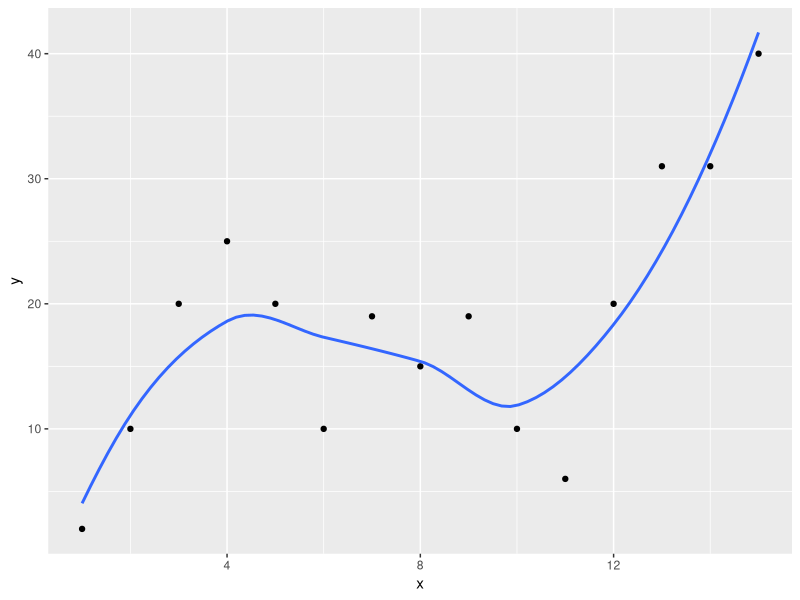
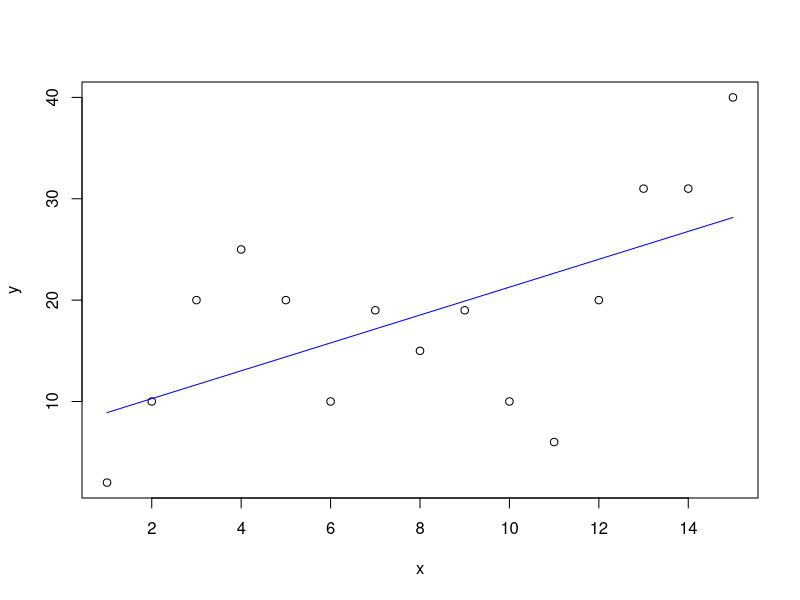
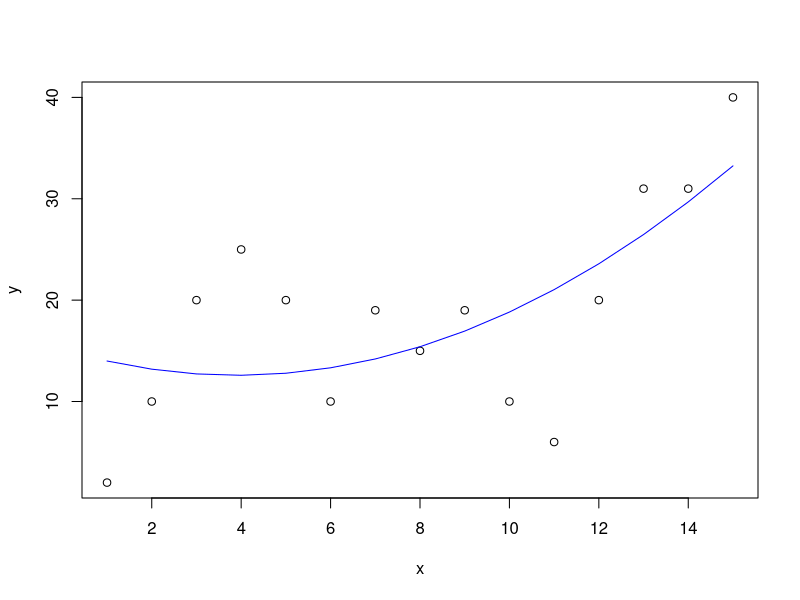
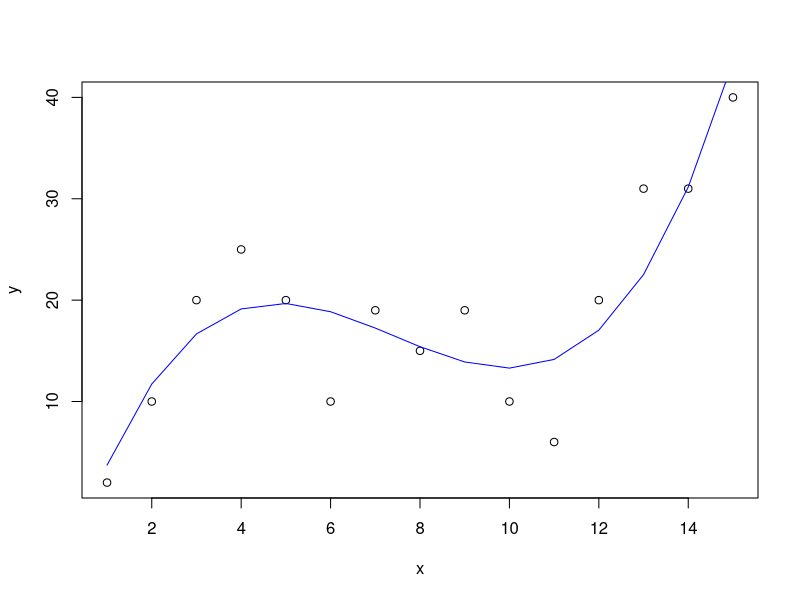
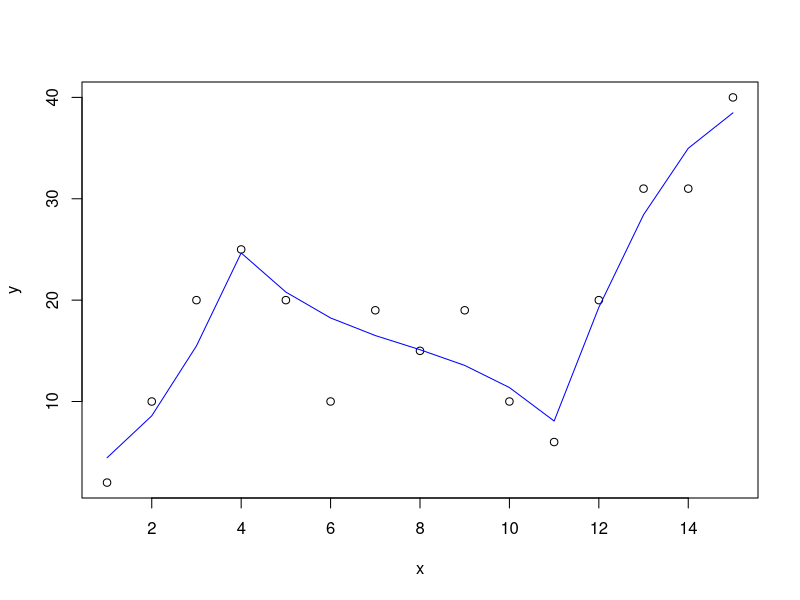
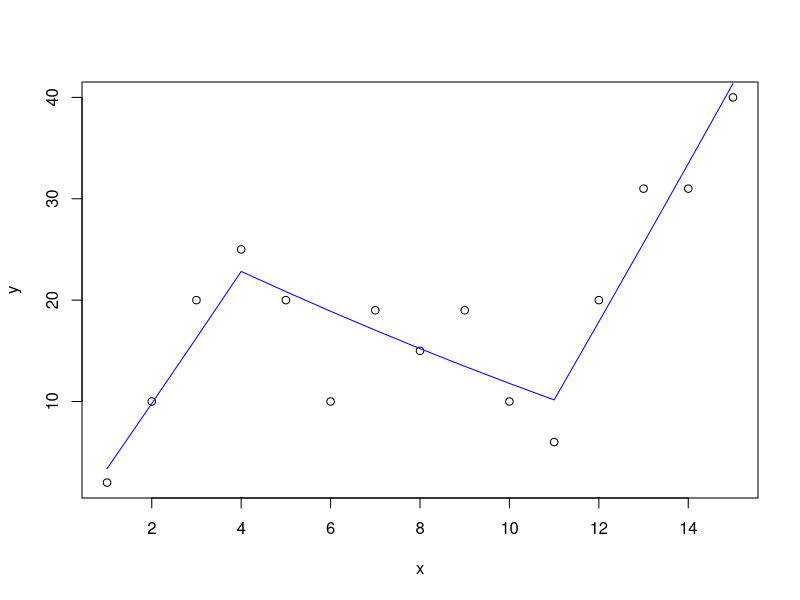
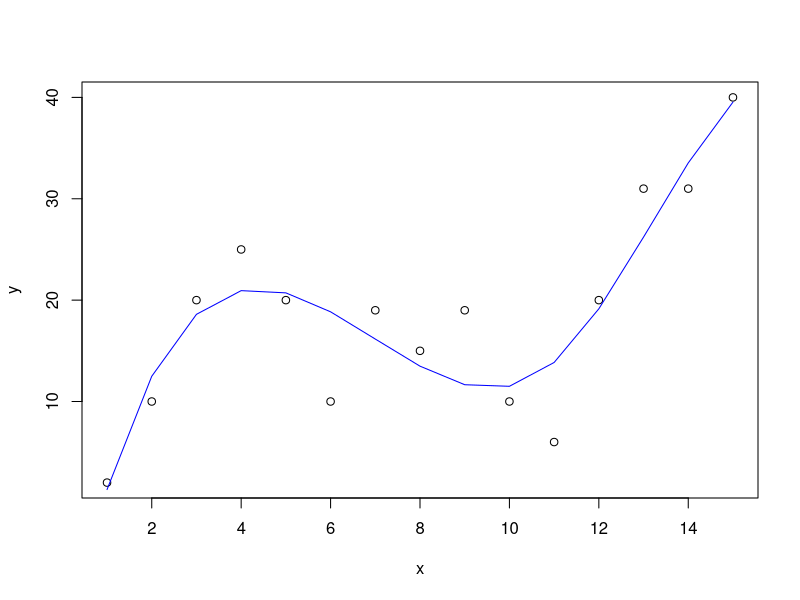
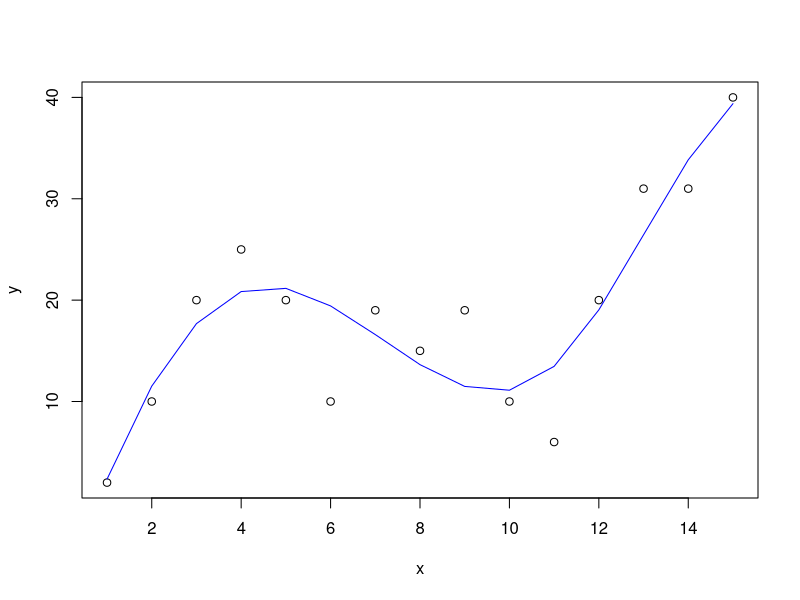

Here is the R script that generated these plots, in order:
## ---- chunk 1
knitr::opts_chunk$set(echo = TRUE)
## ---- chunk 2
library(splines) 
library(ggplot2)

df <- data.frame(x=1:15,
                 y=c(2, 10, 20, 25, 20, 10, 19, 15, 19, 10, 6, 20, 31, 31, 40))

#create scatter plot with line of best fit
ggplot(df, aes(x=x, y=y)) +
  geom_point() +
  geom_smooth(method=loess, se=FALSE)
## ---- chunk 3
# plot a line
m1 <- lm(y~x,data=df)
plot(y~x,df)
lines(df$x,predict(m1),col="blue")

# # square
m2_1 <- lm(y~  I(x**2)+x,data=df)
plot(y~x,df)
lines(df$x,predict(m2_1),col="blue")

# a cube curve 
m2 <- lm(y~ I(x**3)+I(x**2)+x,data=df)
plot(y~x,df)
lines(df$x,predict(m2),col="blue")
## ---- chunk 4
# divide datasets into bins, cut off 4 and 11
newdf = data.frame(x = df$x, 
                   y = df$y, 
                   tt1 = (df$x - 4)  * (df$x > 4),
                   tt2 = (df$x - 11)  * (df$x > 11))

# spline curve with line sharp join connection , if tt1 is one power of x. tt1 has a big influence to the original cube curve. 
# cubic
m3 <- lm(y~ I(x**3)+I(x**2)+x+tt1+tt2,data=newdf)
plot(y~x,newdf)
lines(newdf$x,predict(m3),col="blue")

# square
m3_2 <- lm(y~  I(x**2)+x+tt1+tt2,data=newdf)
plot(y~x,newdf)
lines(newdf$x,predict(m3_2),col="blue")
## ---- chunk 5
# divide datasets into bins, 4, 11
newdf = data.frame(x = df$x, 
                   y = df$y, 
                   tt1 = (df$x - 4)**1  * (df$x > 4),
                   tt2 = (df$x - 11)**1  * (df$x > 11))

# spline curve with smooth join connection , if tt1 is cube of x. tt1 has a little influence to the original cube curve. 
# cubic
m3 <- lm(y~ I(x**3)+I(x**2)+x+I(tt1**3)+I(tt2**3),data=newdf)
summary(m3)
plot(y~x,newdf)
lines(newdf$x,predict(m3),col="blue")

#################### square
m3_3 <- lm(y~  I(x**2)+x+I(tt1**3)+I(tt2**3),data=newdf)
summary(m3_3)
plot(y~x,newdf)
lines(newdf$x,predict(m3_3),col="blue")
## ---- chunk 6
# creating b-spline term in a regression model 
# Remember that the default spline model in R is a third-degree polynomial. This is because it is hard for the eye to detect the discontinuity at the knots.

model <- lm(y~ bs(x, knots=c(4,11)),data=newdf)
summary(model)

# plot x and predictions
lims <- range(df$x)
lims.grid <- seq(from=lims[1],to=lims[2])
pred <- predict(model,newdata=list(x=lims.grid),se=T)
# head(pred)

# plot with std error area
plot(y~x,newdf)
lines(newdf$x,pred$fit,col="blue")
lines(newdf$x,pred$fit+2*pred$se.fit,col="green")
lines(newdf$x,pred$fit-2*pred$se.fit,col="green")

# how to determine K knots
# A somewhat more objective approach is to use cross-validation.
# This procedure can be repeated for different numbers of knots K. Then the value of K giving the smallest RSS is chosen.
